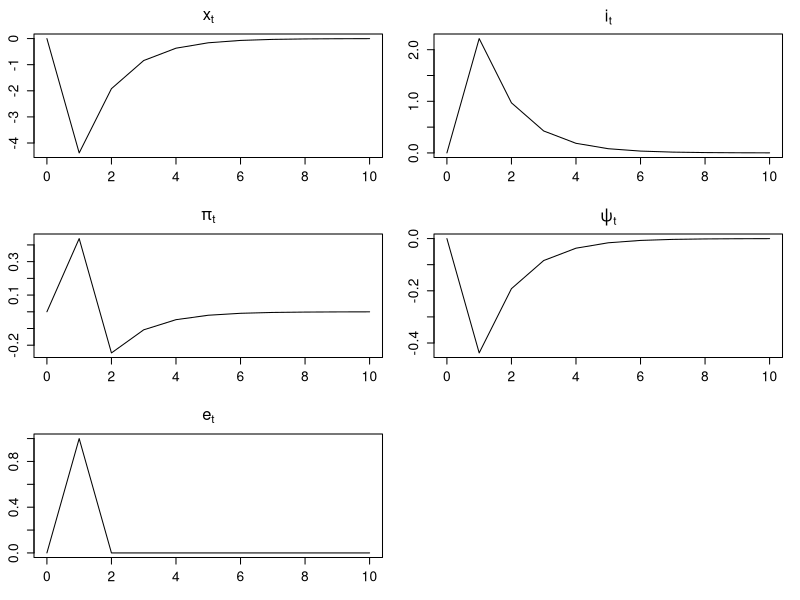

The R source for this figure:
#=======================================
# Chapter 7, Optimal MP (commitment)
#   modified on 2019/10/19
#=======================================

"%+%" <- function(x, y) paste(x, y, sep = "")
# figpath <- "../../figs/"
figpath <- "./"

library(nleqslv)

#----------------------------------------

beta <- 0.99
gamma <- 5
eta <- 10
varrho <- 0.9
phi_pi <- 1.5
phi_y <- 0.5

kappa <- (1-varrho)*(1-varrho*beta)*(gamma+1)/varrho
lambda <- (1-varrho)*(1-varrho*beta)/eta/varrho*(1+gamma)

para <- list(beta = beta, kappa = kappa, lambda = lambda)

#----------------------------------------

objfun0 <- function(X, maxT, X0,p = para) {
  
  nvar <- 4
  XX  <- matrix(X, maxT, nvar)
  x   <- c(XX[, 1], 0)
  ppi <- c(XX[, 2], 0)
  ii <- c(XX[, 3], 0)
  psi <- c(XX[, 4], 0)
  
  e  <- c(X0$e, rep(0, maxT))
  
  ret <- matrix(NA, maxT, nvar)
  for(t in 1:maxT) {
    ret[t, 1] <- -ppi[t] + p$beta*ppi[t+1]+kappa*x[t]+e[t]
    ret[t, 2] <- -x[t] + x[t+1]-(ii[t]-ppi[t+1])
    if (t == 1) {
      ret[t, 3] <- ppi[t]+psi[t]
    } else {
      ret[t, 3] <- ppi[t]+psi[t]-psi[t-1]
    }
    ret[t, 4] <- p$lambda*x[t]-p$kappa*psi[t]
  }
  return(c(ret))
}

rsltfun <- function(rslt, maxT, X0, p = para) {
  
  nvar <- 4
  XX  <- matrix(rslt, maxT, nvar)
  x   <- c(XX[, 1], 0)
  ppi <- c(XX[, 2], 0)
  ii <- c(XX[, 3], 0)
  psi <- c(XX[, 4], 0)
  
  e  <- c(X0$e, rep(0, maxT))
  r <- ii-c(ppi[-1],0)

  dev <- list(x = x,  ppi = ppi, psi = psi, ii = ii, e = e, r = r)
  
  cumbeta <- c(1, cumprod(rep(p$beta, maxT)))
  W <- -0.5*sum(cumbeta*ppi^2+p$lambda*cumbeta*x^2)


  return(list(dev = dev, W = W))
}

#----------------------------------------

maxT  <- 150
Xinit <- c(rep(0, maxT), rep(0, maxT), rep(0, maxT), rep(0, maxT))

e0 <- 1
X0 <- list(e = e0)

objfun1 <- function(X) objfun0(X, maxT, X0)
rslt1 <- nleqslv(Xinit, objfun1, control=list(maxit=10^4))
print(rslt1)

X1 <- rsltfun(rslt1$x, maxT, X0)
X1[[1]]
X1[[2]]/10^4

par(ps = 15)
par(mfrow = c(3, 2))
par(mai = c(0.85, 0.68, 0.68, 0.35)*0.5)

maxT2 <- 10
plot(cbind(0:maxT2, c(0, X1[[1]]$x[1:maxT2])), main = expression(x[t]),
  xlab = "", ylab = "", typ = "l")
plot(cbind(0:maxT2, c(0, X1[[1]]$ii[1:maxT2])), main = expression(i[t]),
  xlab = "", ylab = "", typ = "l")
plot(cbind(0:maxT2, c(0, X1[[1]]$ppi[1:maxT2])), main = expression(pi[t]),
  xlab = "", ylab = "", typ = "l")
plot(cbind(0:maxT2, c(0, X1[[1]]$psi[1:maxT2])), main = expression(psi[t]),
  xlab = "", ylab = "", typ = "l")
plot(cbind(0:maxT2, c(0, X1[[1]]$e[1:maxT2])), main = expression(e[t]),
  xlab = "", ylab = "", typ = "l")

write.csv(X1[[1]], "nkm_commit.csv", row.names = F)
dev.copy2eps(file= figpath %+% "nkm_commit.eps")
